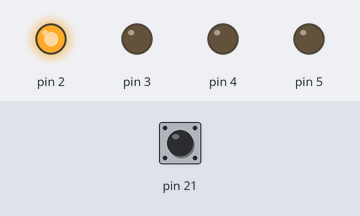
Bench run of a sketch on a simulated Arduino Mega 2560, built with avr-gcc and run on an emulated ATmega2560. Shown: output pins drawn as LEDs (lit = HIGH). The inputs (shaded band) are chosen by the test bench; at power-on: pin 21 HIGH.

Above: at 5.0 s.
5.1 s: pin 21 pulled LOW for 0.15 s
At 6.5 s:
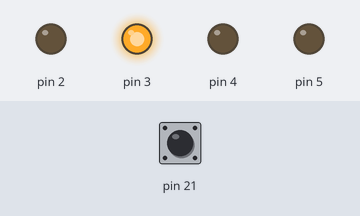
6.8 s: pin 21 pulled LOW for 1 s
At 8.0 s:
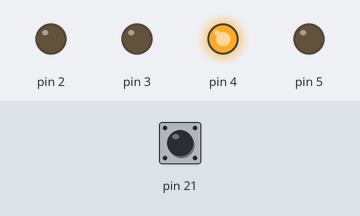
9.3 s: pin 21 pulled LOW for 0.15 s
At 9.9 s:
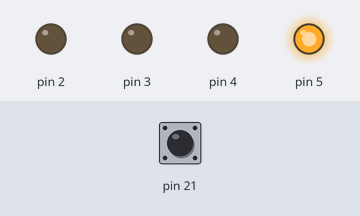
11.0 s: pin 21 pulled LOW for 3.2 s
At 12.4 s:
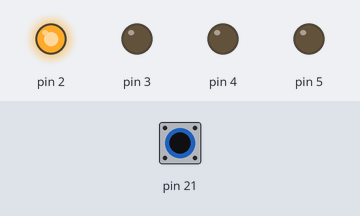
Timing chart, 0 to 14.0 s (numbered marks = the images above; inputs shaded):
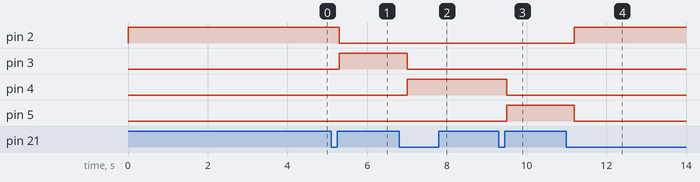

Measured:
- after the input at 5.1 s, pin 2: HIGH → LOW after 0.20 s; pin 3: LOW → HIGH after 0.20 s
- after the input at 6.8 s, pin 3: HIGH → LOW after 0.20 s; pin 4: LOW → HIGH after 0.20 s
- after the input at 9.3 s, pin 4: HIGH → LOW after 0.20 s; pin 5: LOW → HIGH after 0.20 s
- after the input at 11.0 s, pin 2: LOW → HIGH after 0.20 s; pin 5: HIGH → LOW after 0.20 s

The sketch:

Exercise2.ino
```cpp
#define F_CPU 16000000UL
#include <avr/io.h>
#include <util/delay.h>
#include <avr/interrupt.h>

#define set_bit(value, bit) ( _SFR_BYTE(value) |= _BV(bit) )
#define clear_bit(value, bit) ( _SFR_BYTE(value) &= ~_BV(bit) )

volatile uint8_t led_index = 0;

ISR(INT0_vect) {
  led_index++;
  if(led_index > 3) { led_index = 0; }

  _delay_ms(200); //디바운싱로직
  EIFR = (1 << INTF0);
}

void INT0_init(void) {
  EIMSK |= (1 << INT0);

  EICRA |= (1 << ISC01);
  EICRA &= ~(1 << ISC00);
  sei();
}

void allLEDoff(void) {
  clear_bit(PORTE, 3);
  clear_bit(PORTE, 4);
  clear_bit(PORTE, 5);
  clear_bit(PORTG, 5);
}

int main(void) {
  INT0_init();
  clear_bit(DDRD, 0); // 버튼
  set_bit(PORTD, 0);

  set_bit(DDRE, 3);
  set_bit(DDRE, 4);
  set_bit(DDRE, 5);
  set_bit(DDRG, 5);

  uint8_t prev_index = 4;

  while (1) {
    if (led_index != prev_index) {
      allLEDoff();

      if(led_index == 0) { set_bit(PORTE, 4); }
      else if(led_index == 1) { set_bit(PORTE, 5); }
      else if(led_index == 2) { set_bit(PORTG, 5); }
      else if(led_index == 3) { set_bit(PORTE, 3); }

      prev_index = led_index;
    }
  }

  return 0;
}
```
